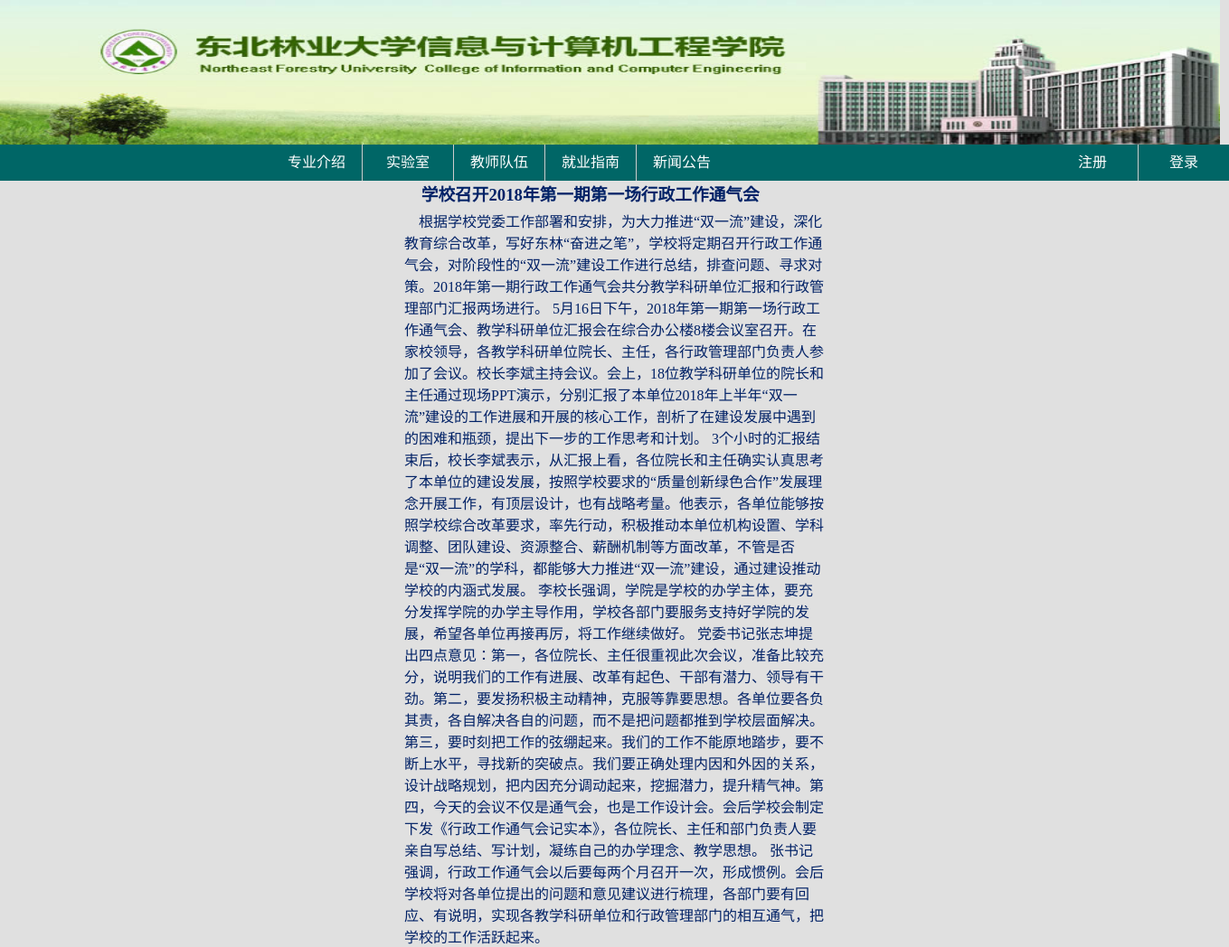
The app's page /Ruanjian/news?id=3 with its own data.
### tables this page shows
CREATE TABLE `news` (
  `news_id` int(11) NOT NULL AUTO_INCREMENT,
  `news_title` varchar(255) DEFAULT NULL,
  `news_content` text,
  PRIMARY KEY (`news_id`)
);

### application/controllers/Ruanjian.php (called while the page is built, shortened)
<?php defined('BASEPATH') OR exit('No direct script access allowed');
class Ruanjian extends CI_Controller {
    public function news(){
        $id = $this->input->get('id');
        $this->load->model("news_model");
        $newses = $this->news_model->get_news_by_id($id);
        $this->load->view("news",array(
            "newses" =>$newses,
        ));
    }
}

### index.php (called while the page is built, shortened)
<?php
require_once BASEPATH.'core/CodeIgniter.php';

### application/models/news_model.php (called while the page is built, shortened)
<?php defined('BASEPATH') OR exit('No direct script access allowed');
class News_model extends CI_Model{
    public function get_news_by_id($id){
        $sql = "select * from news where news_id=".$id;
        return $this->db->query($sql)->result();
    }
}

### application/views/news.php (the view, shortened to what this page needs)
<!DOCTYPE HTML>
<html>
<head>
</head>
<body>
    <div id="header"><a id="reback" href="Ruanjian/index"></a></div>
    <ul id="navigation">
        <li class="left-border li-float-left border-right">
            <a href="Ruanjian/major">专业介绍</a>
        </li>
        <li class="li-float-left border-right">
            <a href="Ruanjian/lab">实验室</a>
        </li>
        <li class="li-float-left border-right">
            <a href="Ruanjian/teach">教师队伍</a>
        </li>
        <li class="li-float-left border-right"><a href="Ruanjian/job">就业指南</a></li>
        <li class="li-float-left"><a href="Ruanjian/content2">新闻公告</a></li>
        <li class="li-float-right"><a href="Ruanjian/login">登录</a></li>
        <li class="li-float-right border-right"><a href="Ruanjian/register">注册</a></li>
    </ul>
    <div id="center-zone">
        <ul>
            <?php foreach($newses as $news){ ?>
                <li style="list-style: none;margin-bottom: 5px"><h3>&nbsp;&nbsp;&nbsp;&nbsp;<?php echo $news->news_title;?></h3></li>
                <li style="list-style: none;margin-bottom: 20px"><p>&nbsp;&nbsp;&nbsp;&nbsp;<?php echo $news->news_content;?></p></li>
            <?php } ?>
        </ul>
    </div>
</body>
</html>

### application/views/news.php (style rules this page uses)
* { margin: 0; padding: 0; }
body { background: #e0e0e0; }
#header { width: 1349px; height: 160px; background: url("image/2.jpg") 0 0 no-repeat; background-size:1349px 160px; }
#reback { display: block; width: 1349px; height: 160px; }
#navigation { overflow: hidden; list-style: none; background: #006666; }
.left-border { margin-left: 300px; }
.li-float-left { float: left; }
.li-float-right { float: right; }
#navigation li a { text-decoration: none; display: block; width: 100px; height: 40px; line-height: 40px; text-align: center; color: #ffffff; }
.border-right { border-right: #CCCCCC solid 1px; }
#center-zone { width: 465px; height: 320px; margin: 0 auto; text-align: left; color: #002166; }

### records on screen
news: news_title "学校召开2018年第一期第一场行政工作通气会", news_content "根据学校党委工作部署和安排，为大力推进“双一流”建设，深化教育综合改革，写好东林“奋进之笔”，学校将定期召开行政工作通气会，对阶段性的“双一流”建设工作进行总结，排查问题、寻求对策。2018年第一期行政工作通气会共分教学科研单位汇报和行政管理部门汇报两场进行。 5月16日下午，2018年第一期第一场行政工作通气会、教学科研单位汇报会在综合办公楼8楼会议室召开。在家校领导，各教学科研单位院长、主任，各行政管理部门负责人参加了会议。校长李斌主持会议。会上，18位教学科研单位的院长和主任通过现场PPT演示，分别汇报了本单位2018年上半年“双一流”建设的工作进展和开展的核心工作，剖析了在建设发展中遇到的困难和瓶颈，提出下一步的工作思考和计划。 3个小时的汇报结束后，校长李斌表示，从汇报上看，各位院长和主任确实认真思考了本单位的建设发展，按照学校要求的“质量创新绿色合作”发展理念开展工作，有顶层设计，也有战略考量。他表示，各单位能够按照学校综合改革要求，率先行动，积极推动本单位机构设置、学科调整、团队建设、资源整合、薪酬机制等方面改革，不管是否是“双一流”的学科，都能够大力推进“双一流”建设，通过建设推动学校的内涵式发展。 李校长强调，学院是学校的办学主体，要充分发挥学院的办学主导作用，学校各部门要服务支持好学院的发展，希望各单位再接再厉，将工作继续做好。…"
